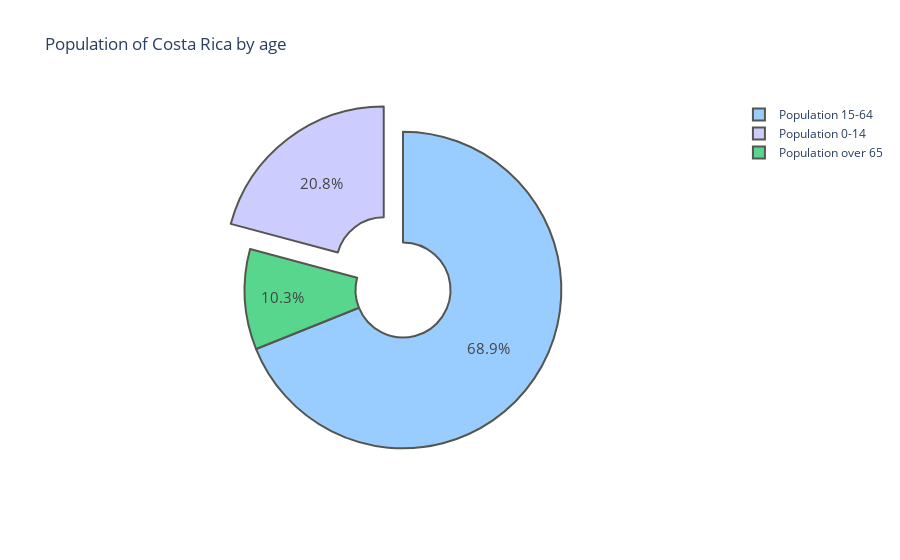

Notebook code for this chart:
### Code cell
data=[Population_ages_65[0],Population_ages_15_64[0],Population_ages_0_14[0]]
labels= 'Population over 65','Population 15-64','Population 0-14'
labels = ['Population over 65','Population 15-64','Population 0-14']
values = [Population_ages_65[0],Population_ages_15_64[0],Population_ages_0_14[0]]

fig = go.Figure(data=[go.Pie(labels=labels,textfont_size=15,
marker=dict(colors= ['#58D68D','#99ccff','#ccccff'], line=dict(color='#56564E ', width=2)), values=values,hole=0.3, pull=[0, 0.0, 0.2, 0])])
fig.update_layout(title_text="Population of Costa Rica by age")
fig.show()

### Figure 1 — Plotly figure (JSON) as saved in the notebook; plotly's stock layout.template omitted (floating-point values rounded to 4 significant figures)
{"data": [{"hole": 0.3, "labels": ["Population over 65", "Population 15-64", "Population 0-14"], "marker": {"colors": ["#58D68D", "#99ccff", "#ccccff"], "line": {"color": "#56564E ", "width": 2}}, "pull": [0, 0, 0.2, 0], "textfont": {"size": 15}, "type": "pie", "values": [522305, 3510806, 1061003]}], "layout": {"title": {"text": "Population of Costa Rica by age"}}}
